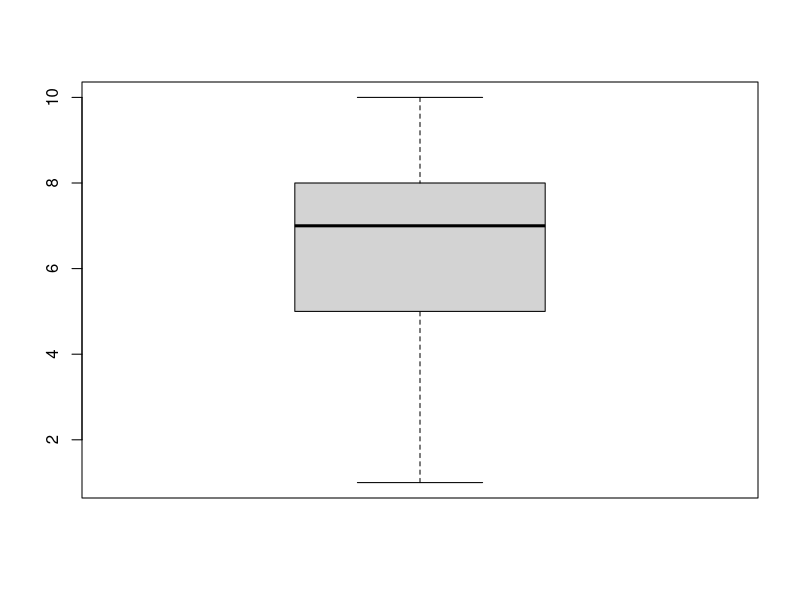
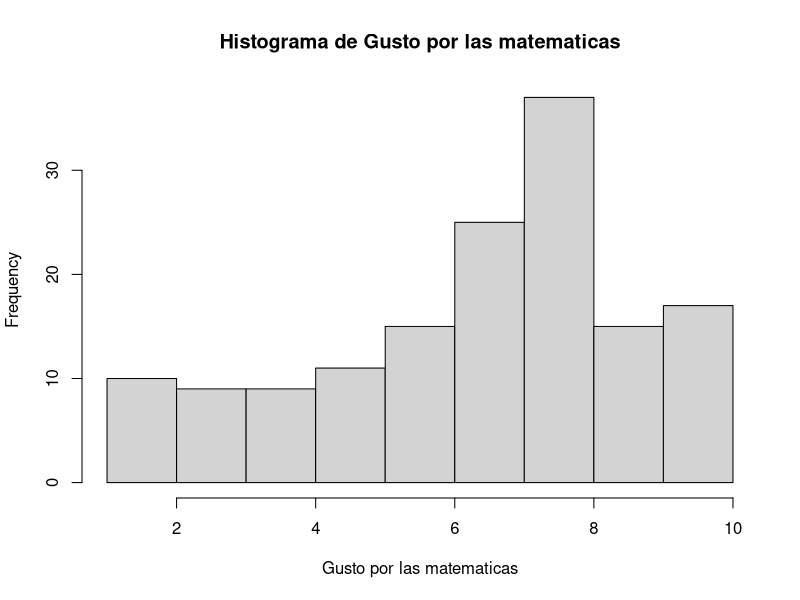
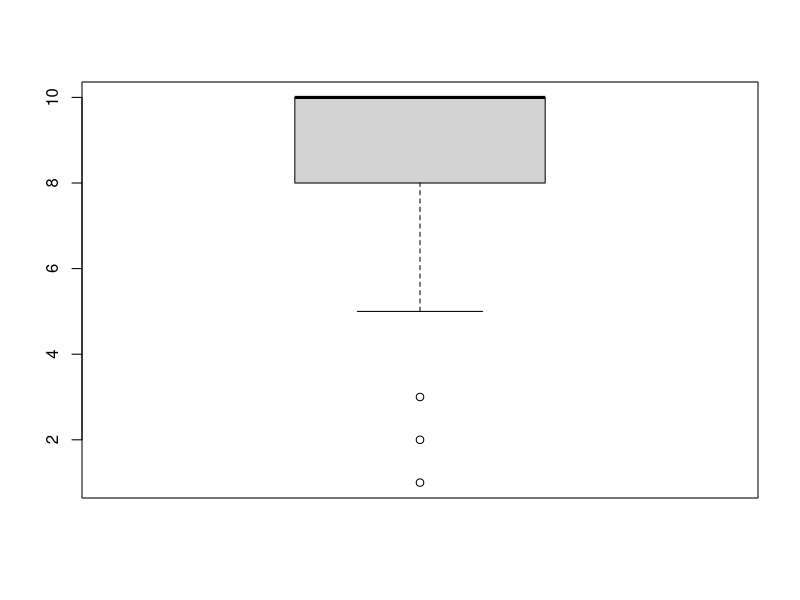
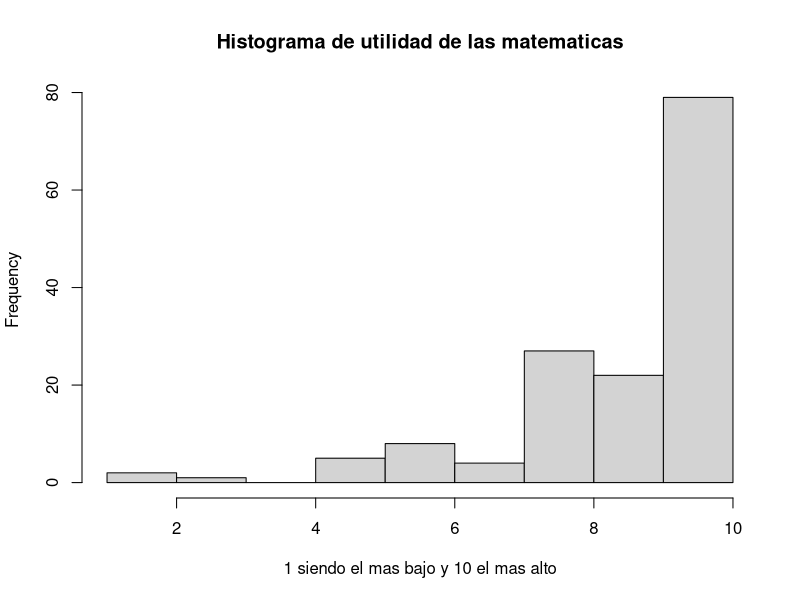
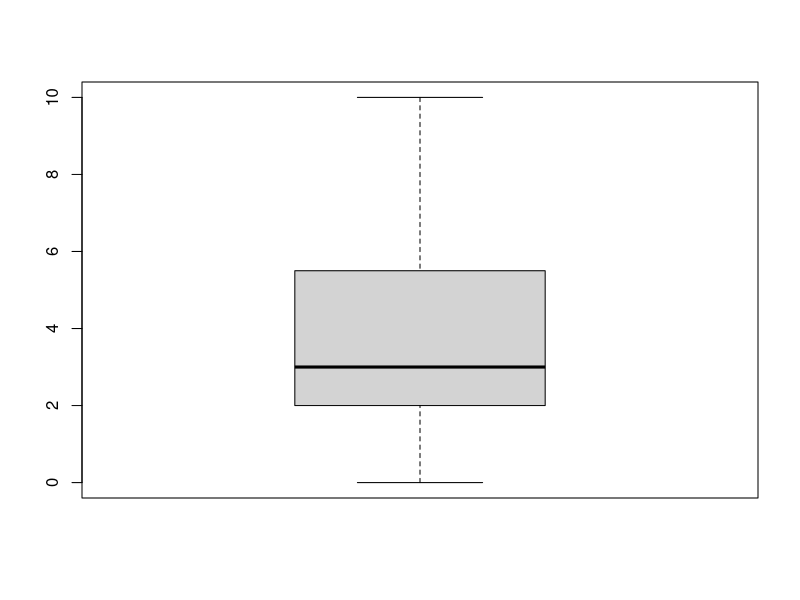
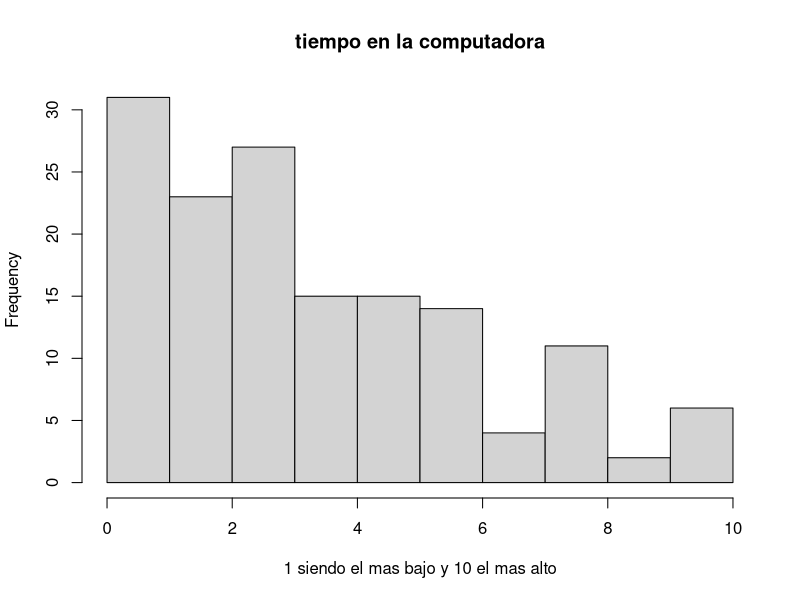
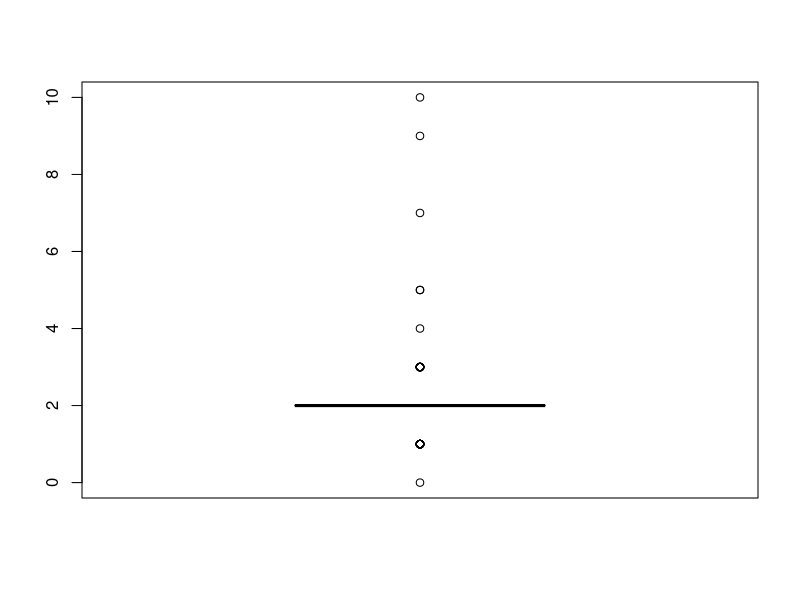
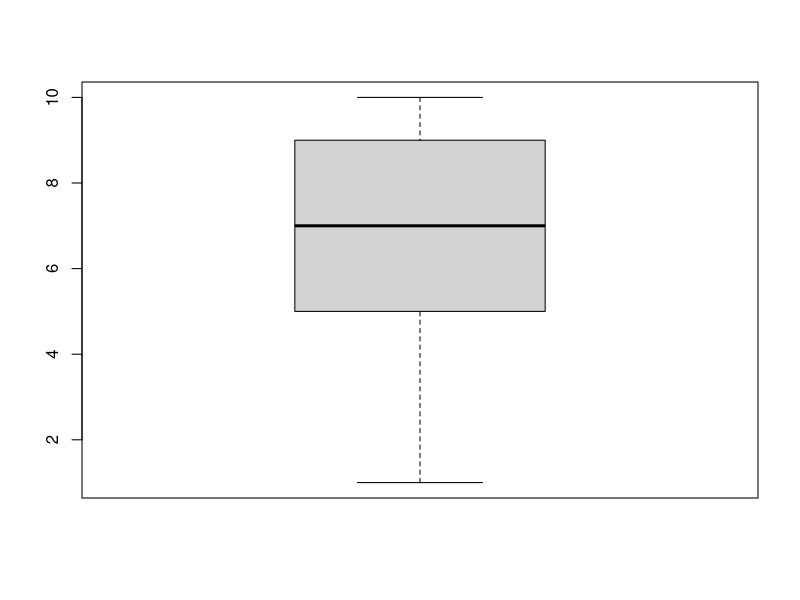

Write R code to recreate these figures, in order. (Note: this script raises an error after producing the figures.)
## ---- chunk 1
knitr::opts_chunk$set(echo = FALSE)
alumnos <-read.csv("dataset-alumnos-v2.csv")
#install.packages("e1071")
library(e1071)

## ---- chunk 2
summary(cars)
## ---- chunk 3
summary(alumnos)
## ---- chunk 4
skewness(alumnos$gusto_por_las_matematicas)
boxplot(alumnos$gusto_por_las_matematicas)
## ---- chunk 5
hist(alumnos$gusto_por_las_matematicas, xlab = 'Gusto por las matematicas',main = 'Histograma de Gusto por las matematicas')
## ---- chunk 6
boxplot(alumnos$utilidad_de_matematicas)
## ---- chunk 7
hist(alumnos$utilidad_de_matematicas, xlab = '1 siendo el mas bajo y 10 el mas alto',main = 'Histograma de utilidad de las matematicas')
## ---- chunk 8
boxplot(alumnos$tiempo_computadora_por_dia)
## ---- chunk 9
hist(alumnos$tiempo_computadora_por_dia, xlab = '1 siendo el mas bajo y 10 el mas alto',main = 'tiempo en la computadora')
## ---- chunk 10
boxplot(alumnos$numero_de_idiomas)
## ---- chunk 11
boxplot(alumnos$gusto_por_cocinar)
## ---- chunk 12
boxplot(alumnos$horas_de_ejercicio_por_semana)
## ---- chunk 13
boxplot(alumnos$promedio_de_horas_clase)
## ---- chunk 14
boxplot(alumnos$nivel_de_sociable)
## ---- chunk 15
boxplot(alumnos$libros_escolares_al_semestre)
## ---- chunk 16
boxplot(alumnos$gusto_trabajo_en_equipo)
## ---- chunk 17
skewness(alumnos$importancia_por_la_apariencia_personal_en_clase)
boxplot(alumnos$importancia_por_la_apariencia_personal_en_clase)
## ---- chunk 18
summary(alumnos$horas_de_videojuegos_al_dia)
skewness(alumnos$horas_de_videojuegos_al_dia)
boxplot(alumnos$horas_de_videojuegos_al_dia)
## ---- chunk 19
summary(alumnos$tolerancia_por_la_sangre)
skewness(alumnos$tolerancia_por_la_sangre)
boxplot(alumnos$tolerancia_por_la_sangre)
## ---- chunk 20
boxplot(alumnos$gusto_de_trabajar_con_sustancias)
## ---- chunk 21
boxplot(alumnos$solidaridad)
## ---- chunk 22
boxplot(alumnos$viajes_al_ano)
## ---- chunk 23
boxplot(alumnos$conocimiento_por_la_cultura_de_tu_estado)
## ---- chunk 24
boxplot(alumnos$destreza_fisica)
## ---- chunk 25
boxplot(alumnos$destreza_mental)
## ---- chunk 26
boxplot(alumnos$herramientas_adicionales)
## ---- chunk 27
normalize = function(x){
  return((x-min(x)) / (max(x)-min(x)))
}
alumnos[,c(3:25)]
alumnos[is.na(alumnos)] <- 1
alumnos_n = sapply(alumnos[,c(3:25)],normalize)
alumnos_n
## ---- chunk 28
plot(pressure)
